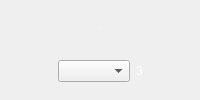
                      <widget class="QWidget" name="widget_p1_sensor_3" native="true">
                       <property name="sizePolicy">
                        <sizepolicy hsizetype="Preferred" vsizetype="Expanding">
                         <horstretch>0</horstretch>
                         <verstretch>0</verstretch>
                        </sizepolicy>
                       </property>
                       <property name="minimumSize">
                        <size>
                         <width>0</width>
                         <height>100</height>
                        </size>
                       </property>
                       <property name="maximumSize">
                        <size>
                         <width>16777215</width>
                         <height>16777215</height>
                        </size>
                       </property>
                       <property name="styleSheet">
                        <string notr="true">QWidget#widget_sensor1 {
    border-image: url(display_widget.png);
    background-repeat: no-repeat;
    background-position: center;
    background-size: cover;
}</string>
                       </property>
                       <layout class="QGridLayout" name="gridLayout_7" rowstretch="0">
                        <item row="0" column="0">
                         <layout class="QVBoxLayout" name="vlayout_p1_sensor_3" stretch="1,1">
                          <item>
                           <layout class="QHBoxLayout" name="horizontalLayout_15">
                            <item>
                             <spacer name="horizontalSpacer_25">
                              <property name="orientation">
                               <enum>Qt::Horizontal</enum>
                              </property>
                              <property name="sizeHint" stdset="0">
                               <size>
                                <width>40</width>
                                <height>20</height>
                               </size>
                              </property>
                             </spacer>
                            </item>
                            <item>
                             <widget class="QLabel" name="lbl_p1_sensor_name_3">
                              <property name="palette">
                               <palette>
                                <active>
                                 <colorrole role="WindowText">
                                  <brush brushstyle="SolidPattern">
                                   <color alpha="255">
                                    <red>255</red>
                                    <green>255</green>
                                    <blue>255</blue>
                                   </color>
                                  </brush>
                                 </colorrole>
                                </active>
                                <inactive>
                                 <colorrole role="WindowText">
                                  <brush brushstyle="SolidPattern">
                                   <color alpha="255">
                                    <red>255</red>
                                    <green>255</green>
                                    <blue>255</blue>
                                   </color>
                                  </brush>
                                 </colorrole>
                                </inactive>
                                <disabled>
                                 <colorrole role="WindowText">
                                  <brush brushstyle="SolidPattern">
                                   <color alpha="255">
                                    <red>120</red>
                                    <green>120</green>
                                    <blue>120</blue>
                                   </color>
                                  </brush>
                                 </colorrole>
                                </disabled>
                               </palette>
                              </property>
                              <property name="font">
                               <font>
                                <family>Arial</family>
                                <pointsize>-1</pointsize>
                               </font>
                              </property>
                              <property name="text">
                               <string>Sensor</string>
                              </property>
                              <property name="scaledContents">
                               <bool>true</bool>
                              </property>
                              <property name="alignment">
                               <set>Qt::AlignCenter</set>
                              </property>
                             </widget>
                            </item>
                            <item>
                             <spacer name="horizontalSpacer_26">
                              <property name="orientation">
                               <enum>Qt::Horizontal</enum>
                              </property>
                              <property name="sizeHint" stdset="0">
                               <size>
                                <width>40</width>
                                <height>20</height>
                               </size>
                              </property>
                             </spacer>
                            </item>
                           </layout>
                          </item>
                          <item>
                           <layout class="QHBoxLayout" name="horizontalLayout_16">
                            <item>
                             <spacer name="horizontalSpacer_27">
                              <property name="orientation">
                               <enum>Qt::Horizontal</enum>
                              </property>
                              <property name="sizeHint" stdset="0">
                               <size>
                                <width>40</width>
                                <height>20</height>
                               </size>
                              </property>
                             </spacer>
                            </item>
                            <item>
                             <widget class="QComboBox" name="combo_p1_sensor_selector_3"/>
                            </item>
                            <item>
                             <widget class="QLabel" name="lbl_p1_sensor_3">
                              <property name="palette">
                               <palette>
                                <active>
                                 <colorrole role="WindowText">
                                  <brush brushstyle="SolidPattern">
                                   <color alpha="255">
                                    <red>255</red>
                                    <green>255</green>
                                    <blue>255</blue>
                                   </color>
                                  </brush>
                                 </colorrole>
                                </active>
                                <inactive>
                                 <colorrole role="WindowText">
                                  <brush brushstyle="SolidPattern">
                                   <color alpha="255">
                                    <red>255</red>
                                    <green>255</green>
                                    <blue>255</blue>
                                   </color>
                                  </brush>
                                 </colorrole>
                                </inactive>
                                <disabled>
                                 <colorrole role="WindowText">
                                  <brush brushstyle="SolidPattern">
                                   <color alpha="255">
                                    <red>120</red>
                                    <green>120</green>
                                    <blue>120</blue>
                                   </color>
                                  </brush>
                                 </colorrole>
                                </disabled>
                               </palette>
                              </property>
                              <property name="text">
                               <string>3</string>
                              </property>
                              <property name="scaledContents">
                               <bool>true</bool>
                              </property>
                              <property name="alignment">
                               <set>Qt::AlignCenter</set>
                              </property>
                             </widget>
                            </item>
                            <item>
                             <spacer name="horizontalSpacer_28">
                              <property name="orientation">
                               <enum>Qt::Horizontal</enum>
                              </property>
                              <property name="sizeHint" stdset="0">
                               <size>
                                <width>40</width>
                                <height>20</height>
                               </size>
                              </property>
                             </spacer>
                            </item>
                           </layout>
                          </item>
                         </layout>
                        </item>
                       </layout>
                      </widget>
